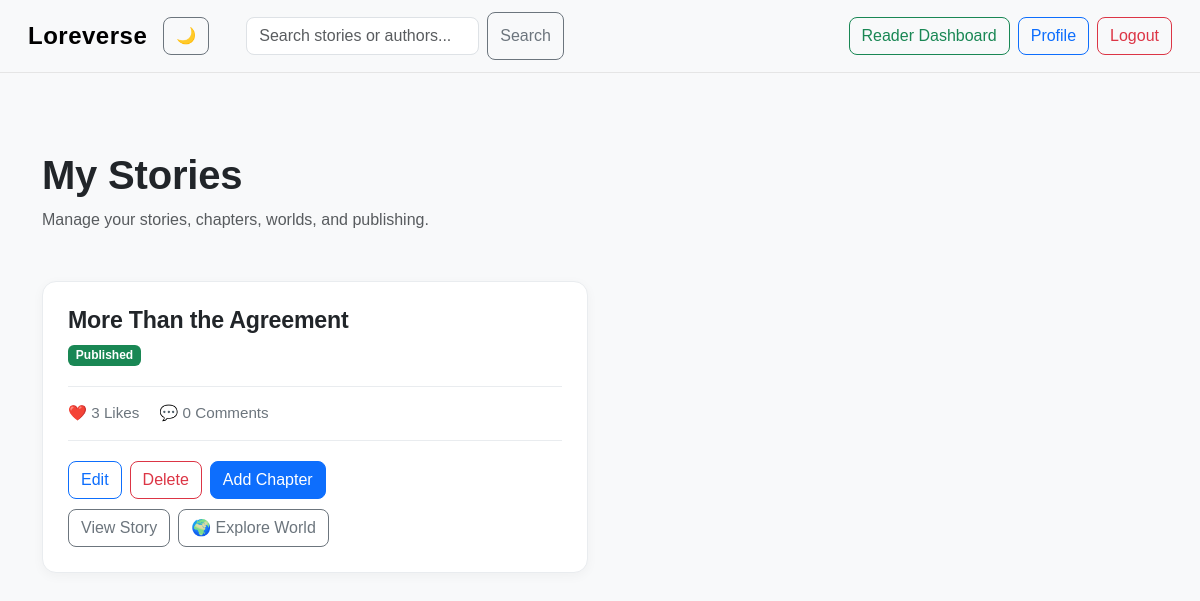
Page /my_stories/ (signed in) on the earlier database version.
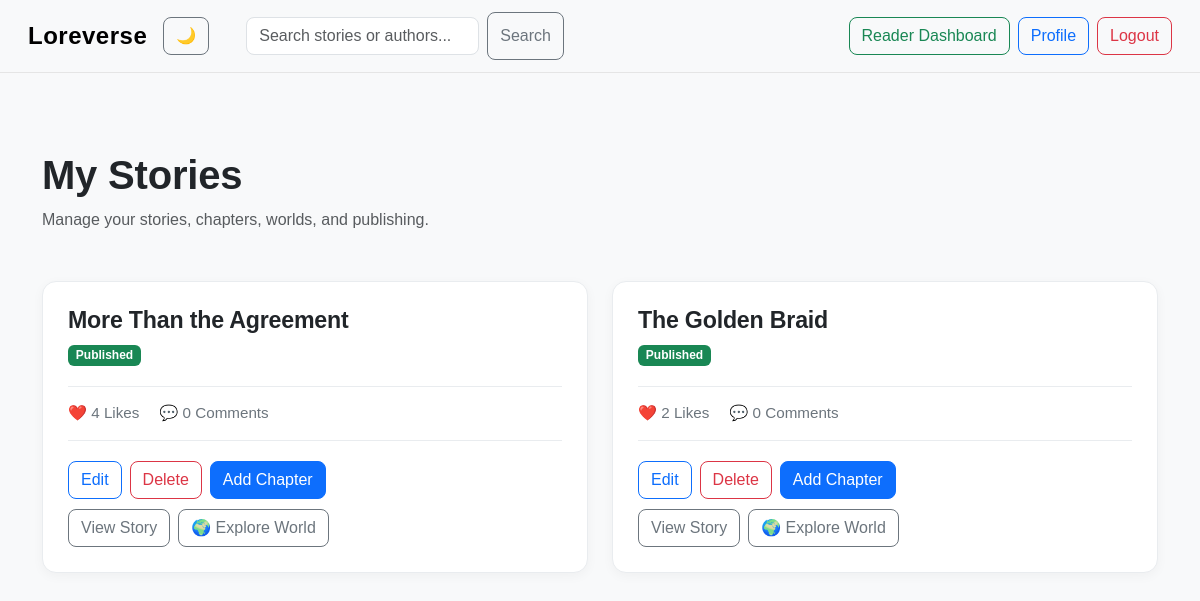
Same page on the later database version.
### loreverse/models.py (models this page shows, shortened)
class Story(models.Model):
    GENRE_CHOICES = [
        ("Fantasy", "Fantasy"),
        ("Romance", "Romance"),
        ("Mystery", "Mystery"),
        ("Horror", "Horror"),
        ("Science Fiction", "Science Fiction"),
        ("Adventure", "Adventure"),
        ("Other", "Other"),]
    title = models.CharField(max_length=200)
    genre = models.CharField(max_length=30, choices=GENRE_CHOICES, default="Other")
    tags = models.CharField(max_length=300, blank=True)
    description = models.TextField()
    cover_image = models.ImageField(upload_to="story_covers/",blank=True)
    author = models.ForeignKey(User, on_delete=models.CASCADE)
    published = models.BooleanField(default=False)
    created_at = models.DateTimeField(auto_now_add=True)
    updated_at = models.DateTimeField(auto_now=True)
    favorited_by = models.ManyToManyField(User, related_name="favorite_stories", blank=True)
    want_to_read_by = models.ManyToManyField(User, related_name="want_to_read_stories", blank=True)

### loreverse/views.py (the view)
# urls.py: path("my_stories/", views.my_stories, name="my_stories"),
@login_required
def my_stories(request):
    stories = Story.objects.filter(author=request.user).annotate(
        total_likes=Count("chapters__likes", distinct=True),
        total_comments=Count("chapters__comments", distinct=True),
    )
    return render(request, "loreverse/my_stories.html", {"stories": stories})

### loreverse/templates/loreverse/my_stories.html (shortened to what this page needs)
{% extends "loreverse/layout.html" %}
{% block body %}
<div class="container py-5">
    <div class="mb-5">
        <h1 class="fw-bold">My Stories</h1>
        <p class="text-muted mb-0">
            Manage your stories, chapters, worlds, and publishing.
        </p>
    </div>
    {% if stories %}
        <div class="row g-4">
            {% for story in stories %}
                <div class="col-lg-6">
                    <div class="writer-story-card">
                        <div class="writer-story-header">
                            <div>
                                <h2>{{ story.title }}</h2>
                                {% if story.published %}
                                    <span class="badge text-bg-success">Published</span>
                                {% else %}
                                    <span class="badge text-bg-secondary">Not Published</span>
                                {% endif %}
                            </div>
                        </div>
                        <div class="writer-story-stats">
                            <span>❤️ {{ story.total_likes }} Likes</span>
                            <span>💬 {{ story.total_comments }} Comments</span>
                        </div>
                        <div class="writer-story-actions">
                            <a href="{% url 'edit_story' story.id %}"class="btn btn-outline-primary">Edit</a>
                            <form action="{% url 'delete_story' story.id %}" method="post" class="d-inline delete-story-form">
                                <button type="submit" class="btn btn-outline-danger">
                                   Delete
                                </button>
                            </form>
                            <a href="{% url 'create_chapter' story.id %}" class="btn btn-primary">
                                Add Chapter
                            </a>
                        </div>
                        <div class="writer-secondary-actions">
                            {% if story.published %}
                                <a href="{% url 'story_detail' story.id %}" class="btn btn-outline-secondary">
                                    View Story
                                </a>
                            {% endif %}
                            {% if story.world %}
                                <a href="{% url 'world_explorer' story.id %}" class="btn btn-outline-secondary">
                                    🌍 Explore World
                                </a>
                            {% else %}
                                <a href="{% url 'create_world' story.id %}"class="btn btn-outline-secondary">
                                    🌍 Add World
                                </a>
                            {% endif %}
                        </div>
                    </div>
                </div>
            {% endfor %}
        </div>
    {% else %}
        <div class="empty-state text-center">
            <h4>No stories yet</h4>
            <p>You have not created any stories yet.</p>
        </div>
    {% endif %}
</div>
{% endblock %}

Differences in the rows shown:
computed for Story "More Than the Agreement": total_likes "3" → "4"
added Story: title "The Golden Braid", published "Published", total_likes "2", total_comments "0", shows "🌍 Explore World"
